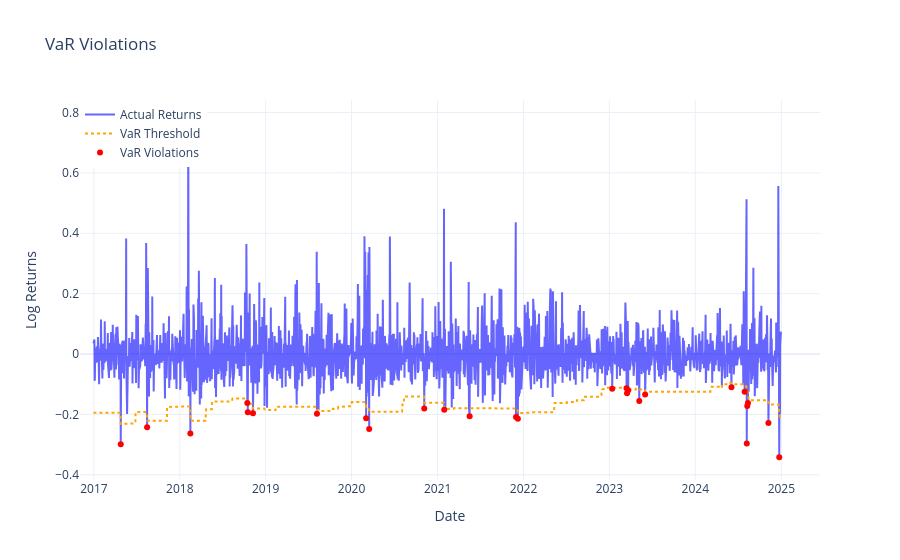

Notebook source saved alongside this figure:
### Code cell
plots.plot_var_violations(vix_garch_fbm_var, var_col='VaR_99', predicted_col='predicted_log_vol_diff')

### Figure 1 — Plotly figure (JSON) as saved in the notebook; plotly's stock layout.template omitted (floating-point values rounded to 4 significant figures; data arrays with more than 128 entries replaced by an {"elided": "..."} marker saying what was removed)
{"data": [{"line": {"color": "blue"}, "mode": "lines", "name": "Actual Returns", "opacity": 0.6, "type": "scatter", "x": {"elided": "2033 str values"}, "y": {"elided": "2033 float values"}}, {"line": {"color": "orange", "dash": "dot"}, "mode": "lines", "name": "VaR Threshold", "type": "scatter", "x": {"elided": "2033 str values"}, "y": {"elided": "2033 float values"}}, {"marker": {"color": "red", "size": 6, "symbol": "circle"}, "mode": "markers", "name": "VaR Violations", "type": "scatter", "x": ["2017-04-25T00:00:00", "2017-08-15T00:00:00", "2018-02-15T00:00:00", "2018-10-15T00:00:00", "2018-10-17T00:00:00", "2018-11-08T00:00:00", "2019-08-07T00:00:00", "2020-03-03T00:00:00", "2020-03-16T00:00:00", "2020-11-05T00:00:00", "2021-01-29T00:00:00", "2021-05-17T00:00:00", "2021-11-30T00:00:00", "2021-12-08T00:00:00", "2023-01-13T00:00:00", "2023-03-15T00:00:00", "2023-03-17T00:00:00", "2023-03-22T00:00:00", "2023-05-08T00:00:00", "2023-06-02T00:00:00", "2024-06-03T00:00:00", "2024-07-29T00:00:00", "2024-08-07T00:00:00", "2024-08-09T00:00:00", "2024-08-12T00:00:00", "2024-11-07T00:00:00", "2024-12-23T00:00:00"], "y": [-0.2987, -0.2429, -0.2635, -0.1625, -0.1931, -0.1959, -0.1974, -0.2129, -0.2487, -0.1807, -0.1846, -0.2062, -0.2083, -0.2144, -0.1148, -0.1133, -0.13, -0.1201, -0.1552, -0.134, -0.1099, -0.1252, -0.2966, -0.1722, -0.1619, -0.2283, -0.3419]}], "layout": {"hovermode": "x unified", "legend": {"x": 0, "y": 1}, "title": {"text": "VaR Violations"}, "xaxis": {"title": {"text": "Date"}}, "yaxis": {"title": {"text": "Log Returns"}}}}
